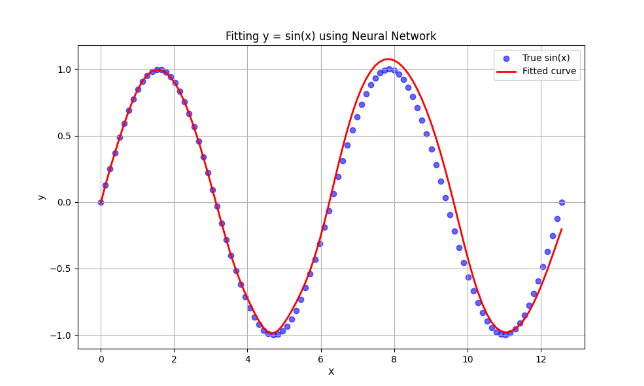

Write the Python code that produced this figure.
import torch
import numpy as np
import matplotlib.pyplot as plt

# 1. 生成模拟数据 y=sin(x)
X_numpy = np.linspace(0, 4 * np.pi, 100).reshape(-1, 1)  # 使用均匀分布的数据点以获得更好的正弦曲线覆盖
y_numpy = np.sin(X_numpy)
X = torch.from_numpy(X_numpy).float()
y = torch.from_numpy(y_numpy).float()

print("数据生成完成。")
print("---" * 10)


# 2. 定义一个简单的神经网络来拟合非线性函数
class SineNet(torch.nn.Module):
    def __init__(self):
        super(SineNet, self).__init__()
        self.hidden = torch.nn.Linear(1, 30)  # 输入维度为1，隐藏层维度为20
        self.activation = torch.nn.Tanh()  # 使用tanh激活函数
        self.hidden2 = torch.nn.Linear(30, 20)
        self.activation2 = torch.nn.Tanh()
        self.hidden3 = torch.nn.Linear(20, 20)
        self.activation3 = torch.nn.Tanh()
        self.output = torch.nn.Linear(20, 1)  # 输出维度为1

    def forward(self, x):
        x = self.hidden(x)
        x = self.activation(x)
        x = self.hidden2(x)
        x = self.activation2(x)
        x = self.hidden3(x)
        x = self.activation3(x)
        x = self.output(x)
        return x


model = SineNet()

# 初始化参数
learning_rate = 0.01

# 选择损失函数和优化器
criterion = torch.nn.MSELoss()
optimizer = torch.optim.Adam(model.parameters(), lr=learning_rate)

# 3. 训练模型
num_epochs = 1000
for epoch in range(num_epochs):
    # 前向传播
    y_pred = model(X)

    # 计算损失
    loss = criterion(y_pred, y)

    # 反向传播和参数更新
    optimizer.zero_grad()
    loss.backward()
    optimizer.step()

    # 每100个 epoch 打印一次损失
    if (epoch + 1) % 100 == 0:
        print(f'Epoch [{epoch + 1}/{num_epochs}], Loss: {loss.item():.6f}')

print("\n训练完成！")
print("---" * 10)

# 4. 绘制结果
with torch.no_grad():
    y_predicted = model(X).numpy()

plt.figure(figsize=(10, 6))
plt.scatter(X_numpy, y_numpy, label='True sin(x)', color='blue', alpha=0.6)
plt.plot(X_numpy, y_predicted, label='Fitted curve', color='red', linewidth=2)
plt.xlabel('X')
plt.ylabel('y')
plt.title('Fitting y = sin(x) using Neural Network')
plt.legend()
plt.grid(True)
plt.show()
